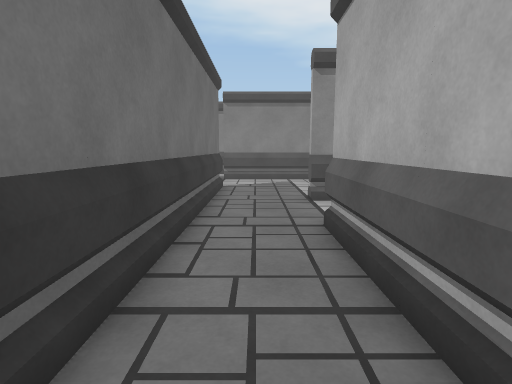
View 1 (above)

24 first-person views from a walk through a Unity game level. The camera is 1.4 m above the floor, tilts 8° down and sees 80° across. The floor is counted in squares, 1 m on a side. Each view is taken from the middle of a square. On the plan, view 1 faces up. The plan holds only what a view shows up to about 14 squares ahead; the rest is blank. The place goes on beyond the plan. The player character is not drawn.

View 2
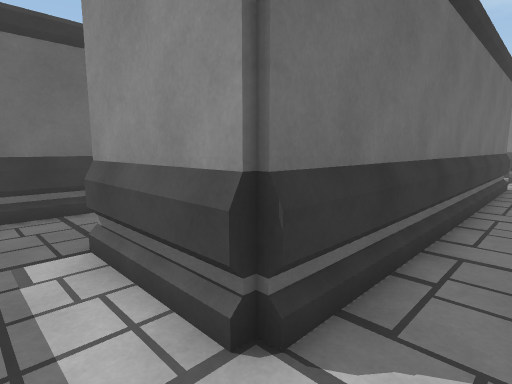

View 3
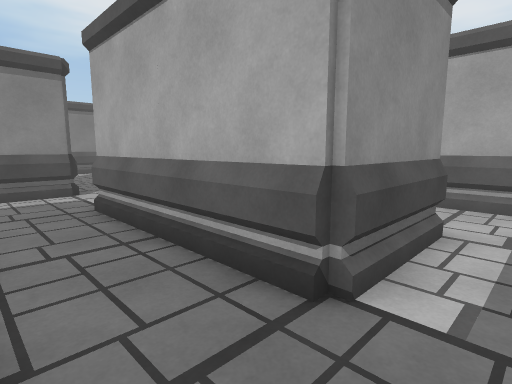

View 4
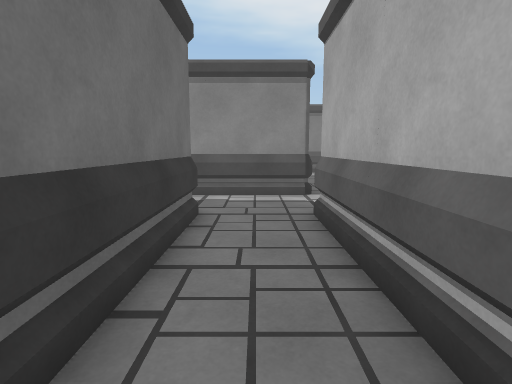

View 5
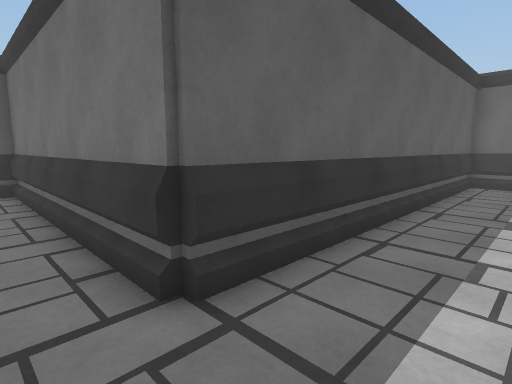

View 6
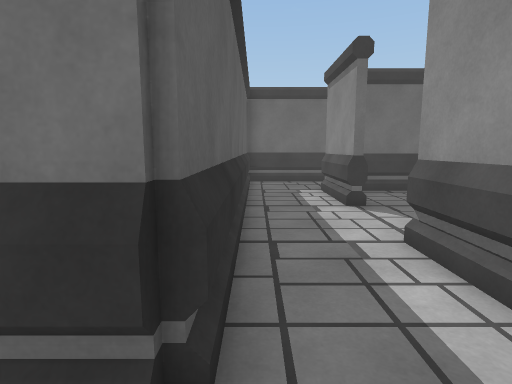

View 7
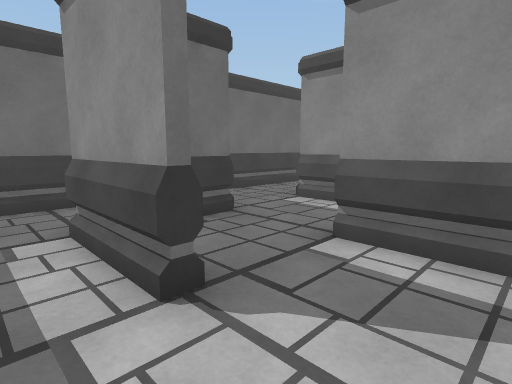

View 8
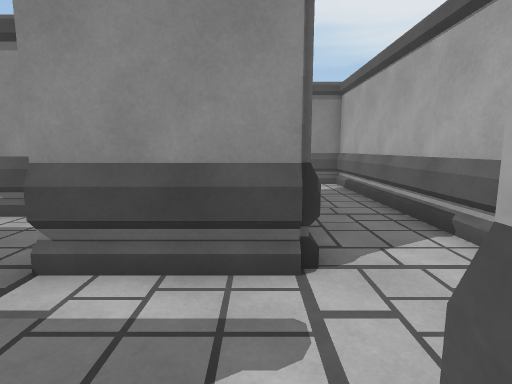

View 9
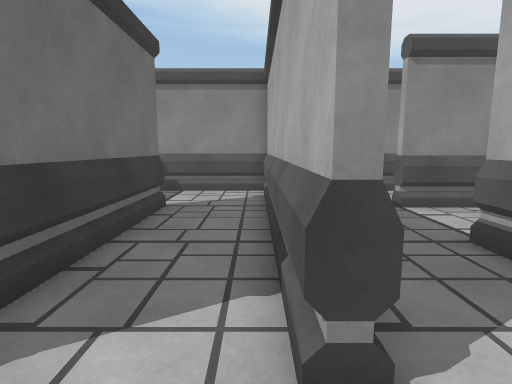

View 10
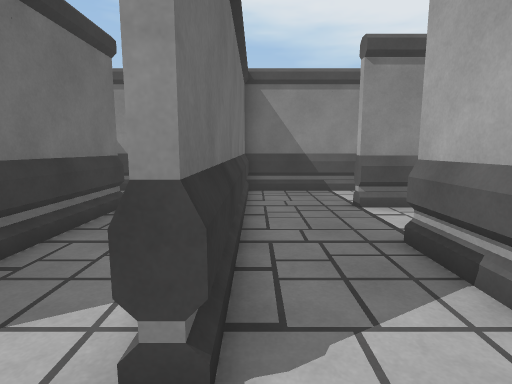

View 11
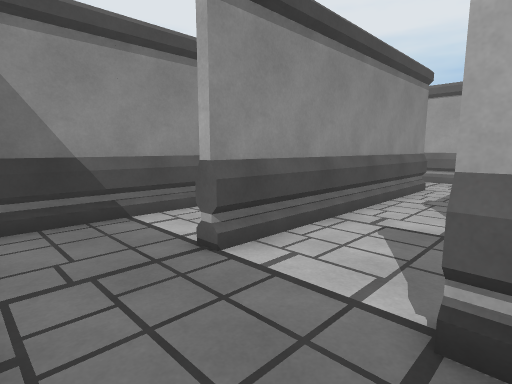

View 12
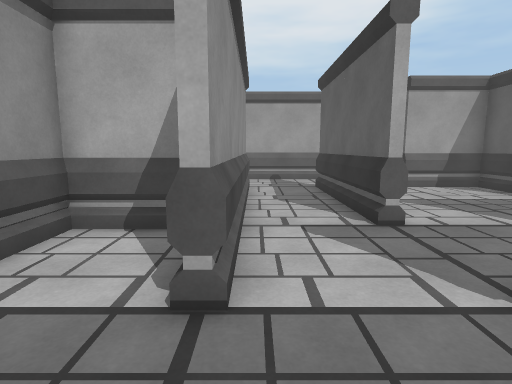

View 13
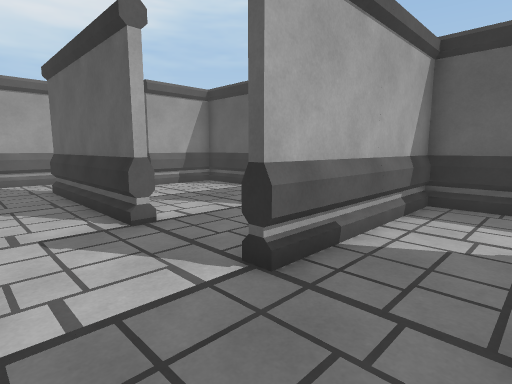

View 14
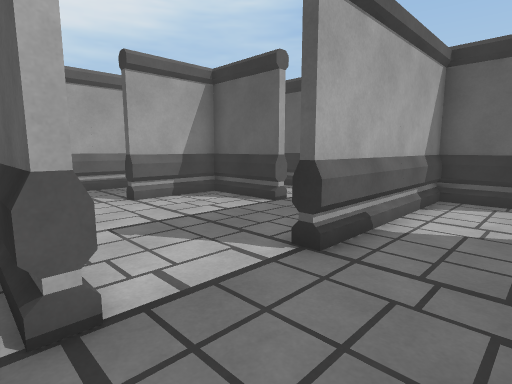

View 15
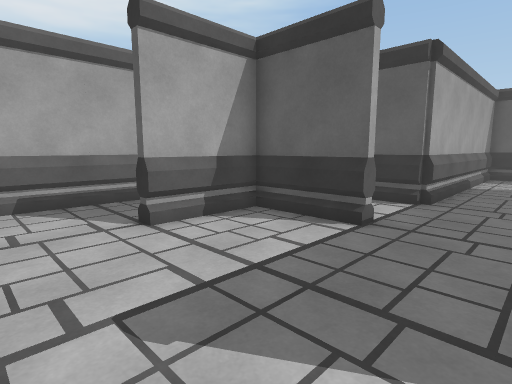

View 16
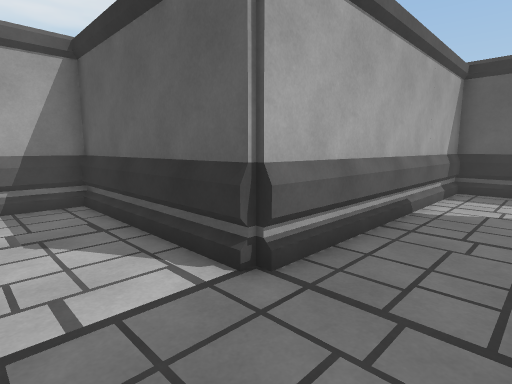

View 17
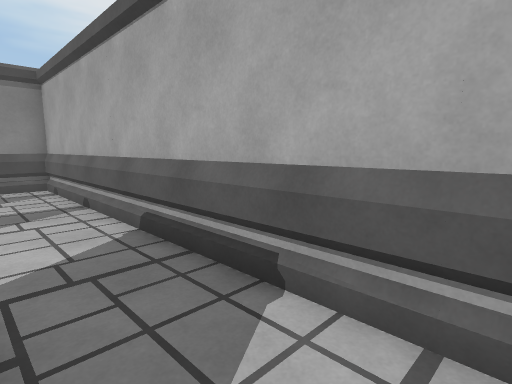

View 18
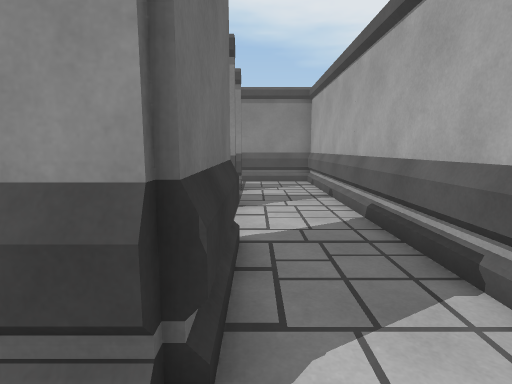

View 19
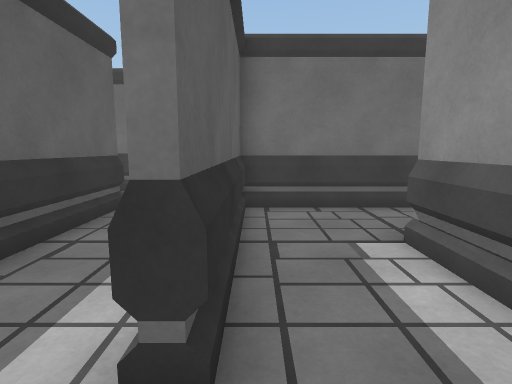

View 20
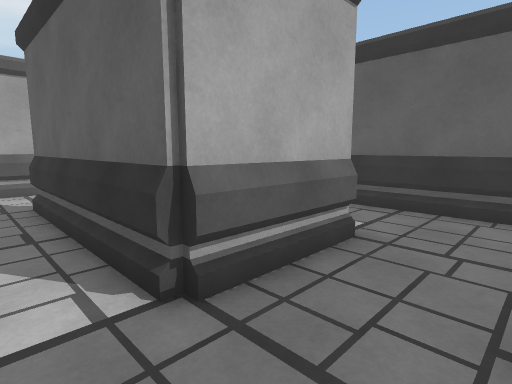

View 21
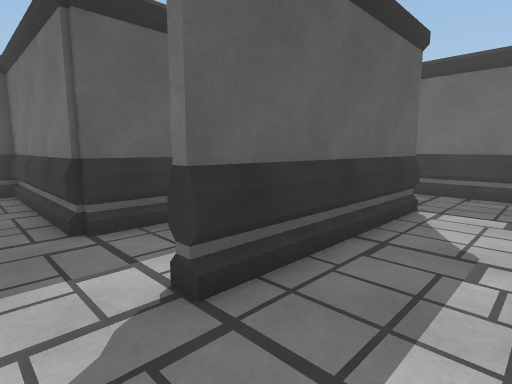

View 22
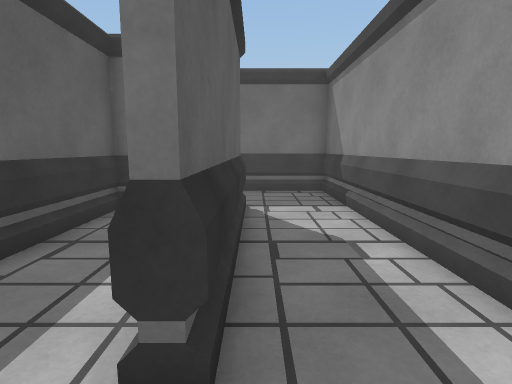

View 23
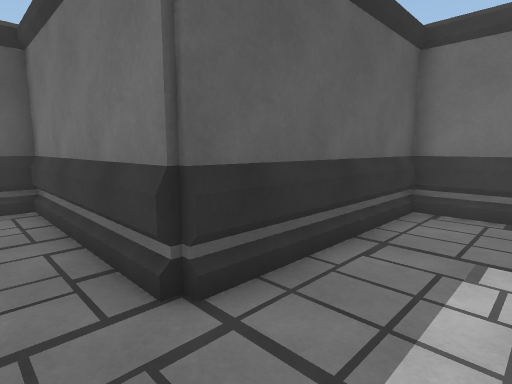

View 24
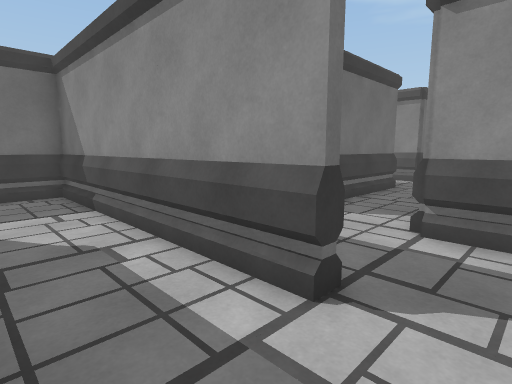

### Floor plan
Ten units are one square. View 1 is at (0, 0); x grows to the right and y downward. Boxes are objects, and circles mark ways between rooms. Rooms are numbered by the first view taken in them; rooms with no view inside come last. Other rooms are left out.
<svg viewBox="-199 -275 289 314">
<path fill="none" stroke="#000" d="M-64 -86 -46 -86 -46 -146 -42 -146M-41 -84 -105 -84M-44 -138 -44 -132M-101 -115 -135 -115M-104 -113 -135 -113M-15 -141 -15 -146 45 -146M-32 -56 -15 -56 -15 -115M-18 -56 -18 -115 -14 -115 -14 6 -46 6 -46 -55M-135 -89 -135 -84 -165 -84M-104 -175 -104 -125M-18 -182 -18 -204M-15 -182 -15 -204 -74 -204M21 -84 14 -84 14 -86 44 -86 44 -115 45 -115 45 -82M-74 -200 -74 -115 -76 -115 -76 -204 -118 -204M-151 -144 -168 -144M-164 -118 -164 -96M48 -115 48 -84 38 -84M45 -176 45 -174 -46 -174 -46 -178M-194 -91 -194 -56 -74 -56 -74 34 -69 34M74 -80 74 -184M-1 34 14 34 14 -56 74 -56 74 -74M-6 -176 45 -176M75 -264 -14 -264 -14 -176M74 -184 74 -204 14 -204 14 -236 75 -236M75 -209 75 -146M75 -236 75 -232M16 -225 16 -206 77 -206 77 -146 84 -146"/>
<circle cx="55" cy="-180" r="3" fill="#2a7"/>
<circle cx="85" cy="-240" r="3" fill="#2a7"/>
<text x="-60" y="-110">1</text>
<text x="10" y="-240">2</text>
<text x="80" y="-210">3</text>
</svg>
Room 1 opens to room 2. Room 2 opens to room 3.

Where each view was taken, in squares from view 1:
view 1: 0 up, 0 right, facing up
view 2: 2 down, 0 right, facing up-left
view 3: 2 down, 7 left, facing up-right
view 4: 1 down, 6 left, facing up
view 5: 8 up, 6 left, facing down-left
view 6: 6 up, 6 left, facing left
view 7: 7 up, 11 left, facing up-left
view 8: 8 up, 11 left, facing up
view 9: 10 up, 8 left, facing up
view 10: 10 up, 7 left, facing up
view 11: 14 up, 7 left, facing up-right
view 12: 17 up, 7 left, facing right
view 13: 17 up, 7 left, facing down-right
view 14: 15 up, 4 left, facing down-right
view 15: 14 up, 1 left, facing down-right
view 16: 8 up, 1 left, facing down-right
view 17: 8 up, 5 right, facing up-right
view 18: 7 up, 5 right, facing up
view 19: 18 up, 6 right, facing left
view 20: 25 up, 1 left, facing down-right
view 21: 26 up, 9 right, facing down-left
view 22: 24 up, 9 right, facing left
view 23: 23 up, 9 right, facing down-left
view 24: 24 up, 9 right, facing up-left
